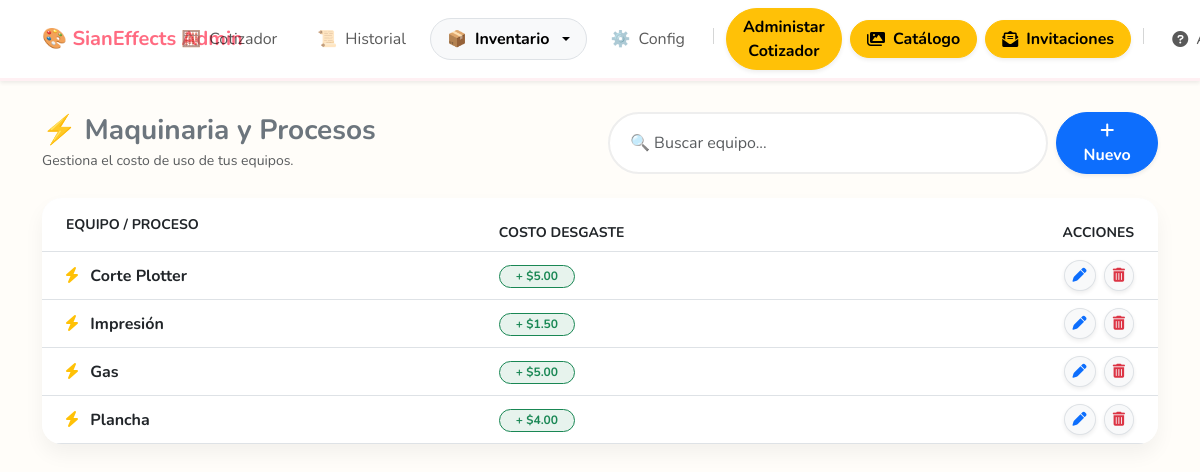
/equipos (signed in), run on the app's committed database.
### tables this page shows
CREATE TABLE configuracion (id INTEGER PRIMARY KEY AUTOINCREMENT, user_id INTEGER, margen_ganancia INTEGER DEFAULT 200, nombre_empresa TEXT DEFAULT 'Mi Negocio', slogan TEXT DEFAULT 'Servicios Creativos', website TEXT DEFAULT '', inventario_activo BOOLEAN DEFAULT 0, ticket_bw BOOLEAN DEFAULT 0);

CREATE TABLE maquinaria (id INTEGER PRIMARY KEY AUTOINCREMENT, user_id INTEGER, nombre TEXT, costo_desgaste REAL);

### routes/inventory.py (the view, shortened to what this page needs)
@inventory_bp.route('/equipos', methods=['GET', 'POST'])
@login_required
def equipos():
    conn = get_db()
    rows = conn.execute("SELECT * FROM maquinaria WHERE user_id = ?", (session['user_id'],)).fetchall()
    conn.close()
    equipos_lista = [dict(row) for row in rows]
    return render_template('equipos.html', equipos=equipos_lista)

### app.py (called while the page is built)
@app.context_processor
def inject_user_config():
    default_config = {
        'nombre_empresa': 'Cotizador Sianeffects', # O el nombre genérico que quieras
        'slogan': '',
        'website': '',
        'margen_ganancia': 100
    }
    if 'user_id' in session:
        try:
            conn = get_db_connection()
            user_config = conn.execute('SELECT * FROM configuracion WHERE user_id = ?', (session['user_id'],)).fetchone()
            conn.close()
            if user_config:
                return {'config': dict(user_config)}
        except Exception as e:
            print(f"Error inyectando config: {e}")
    return {'config': default_config}

@app.after_request
def add_header(response):
    response.headers["Cache-Control"] = "no-cache, no-store, must-revalidate"
    return response

### db.py (called while the page is built)
def get_db_connection():
    conn = sqlite3.connect(DB_NAME)
    conn.row_factory = sqlite3.Row
    return conn

### helpers.py (called while the page is built, shortened)
def login_required(f):
    @wraps(f)
    def decorated_function(*args, **kwargs):
        if 'user_id' not in session:
            flash('Por favor inicia sesión.', 'warning')
            return redirect(url_for('auth.login'))
        return f(*args, **kwargs)
    return decorated_function

def obtener_alertas(user_id):
    alertas = []
    conn = get_db_connection()
    try:
        config = conn.execute("SELECT inventario_activo FROM configuracion WHERE user_id=?", (user_id,)).fetchone()
        user = conn.execute("SELECT subscription_end, role FROM usuarios WHERE id=?", (user_id,)).fetchone()
    except Exception as e:
        print(f"Error obteniendo alertas: {e}")
    finally:
        conn.close()
    return alertas

### routes/main.py (called while the page is built)
@main_bp.app_context_processor
def inject_notifications():
    if 'user_id' in session:
        return {'notificaciones': obtener_alertas(session['user_id'])}
    return {'notificaciones': []}

### templates/equipos.html (shortened to what this page needs)
{% extends "layout.html" %}
{% block content %}
<div class="row align-items-center mb-4 g-3 mt-3">
    <div class="col-md-6">
        <h3 class="fw-bold text-secondary m-0">⚡ Maquinaria y Procesos</h3>
        <small class="text-muted">Gestiona el costo de uso de tus equipos.</small>
    </div>
    <div class="col-md-6">
        <div class="d-flex gap-2">
            <input type="text" id="buscador" class="form-control search-input" placeholder="🔍 Buscar equipo..."
                onkeyup="filtrarTabla()">
            <button class="btn btn-primary rounded-pill px-4 fw-bold shadow-sm" onclick="abrirModalNuevo()">
                <i class="fas fa-plus"></i> Nuevo
            </button>
        </div>
    </div>
</div>
<div class="card card-custom overflow-hidden">
    <div class="table-responsive">
        <table class="table table-hover align-middle mb-0" id="tablaEquipos">
            <thead class="bg-light text-uppercase small text-muted">
                <tr>
                    <th class="ps-4 py-3">Equipo / Proceso</th>
                    <th>Costo Desgaste</th>
                    <th class="text-end pe-4">Acciones</th>
                </tr>
            </thead>
            <tbody>
                {% for eq in equipos %}
                <tr>
                    <td class="ps-4 fw-bold text-dark">
                        <i class="fas fa-bolt text-warning me-2"></i> {{ eq['nombre'] }}
                    </td>
                    <td>
                        <span
                            class="badge bg-success bg-opacity-10 text-success border border-success px-3 rounded-pill">
                            + ${{ "%.2f"|format(eq['costo_desgaste']) }}
                        </span>
                    </td>
                    <td class="text-end pe-4">
                        <button class="btn btn-light text-primary border rounded-circle btn-sm shadow-sm me-1"
                            onclick='editarEquipo({{ eq|tojson }})' title="Editar">
                            <i class="fas fa-pen"></i>
                        </button>
                        <a href="{{ url_for('inventory.eliminar_equipo', id=eq['id']) }}"
                            class="btn btn-light text-danger border rounded-circle btn-sm shadow-sm"
                            onclick="return confirm('¿Borrar este equipo?')" title="Eliminar">
                            <i class="fas fa-trash-alt"></i>
                        </a>
                    </td>
                </tr>
                {% else %}
                <tr>
                    <td colspan="3" class="text-center py-5 text-muted opacity-50">
                        <i class="fas fa-plug fa-3x mb-3"></i><br>No hay equipos registrados.
                    </td>
                </tr>
                {% endfor %}
            </tbody>
        </table>
    </div>
</div>
{% endblock %}

### templates/layout.html (shortened to what this page needs)
<!doctype html>
<html lang="es">
<head>
    <link href="https://cdn.jsdelivr.net/npm/bootstrap@5.3.0/dist/css/bootstrap.min.css" rel="stylesheet">
    <link rel="stylesheet" href="https://cdnjs.cloudflare.com/ajax/libs/font-awesome/6.0.0/css/all.min.css">
</head>
<body>
    {% block navbar %}
    <nav class="navbar navbar-expand-lg navbar-light bg-white shadow-sm fixed-top navbar-sian">
        <div class="container">
            <a class="navbar-brand fw-bold text-primary me-auto" href="{{ url_for('main.cotizador') }}">
                <span style="color: var(--sian-pink);">🎨 {{ config['nombre_empresa'] }}</span>
            </a>
            <div class="offcanvas offcanvas-start" tabindex="-1" id="miMenuMobile" aria-labelledby="miMenuLabel">
                <div class="offcanvas-body">
                    <ul class="navbar-nav ms-auto gap-2 align-items-lg-center mt-3 mt-lg-0 w-100 justify-content-end">
                        <li class="nav-item">
                            <a class="nav-link d-flex align-items-center justify-content-start justify-content-lg-center gap-2 {% if request.endpoint == 'main.cotizador' %}active fw-bold bg-light border{% endif %} rounded-pill px-3"
                                href="{{ url_for('main.cotizador') }}">🧮 <span>Cotizador</span></a>
                        </li>
                        <li class="nav-item">
                            <a class="nav-link d-flex align-items-center justify-content-start justify-content-lg-center gap-2 {% if request.endpoint == 'main.historial' %}active fw-bold bg-light border{% endif %} rounded-pill px-3"
                                href="{{ url_for('main.historial') }}">📜 <span>Historial</span></a>
                        </li>
                        <li class="nav-item dropdown">
                            <a class="nav-link dropdown-toggle d-flex align-items-center justify-content-start justify-content-lg-center gap-2 {% if 'inventory' in request.endpoint %}active fw-bold bg-light border{% endif %} rounded-pill px-3"
                                href="#" role="button" data-bs-toggle="dropdown">📦 <span>Inventario</span></a>
                        </li>
                        <li class="nav-item">
                            <a class="nav-link d-flex align-items-center justify-content-start justify-content-lg-center gap-2 {% if request.endpoint == 'main.configuracion' %}active fw-bold bg-light border{% endif %} rounded-pill px-3"
                                href="{{ url_for('main.configuracion') }}">⚙️ <span>Config</span></a>
                        </li>
                        {% if session.get('role', 0) >= 1 %}
                        <li class="nav-item d-none d-lg-block">
                        </li>
                        <li class="nav-item">
                            <a class="btn btn-warning rounded-pill fw-bold w-100 shadow-sm px-3 d-flex align-items-center justify-content-start justify-content-lg-center gap-2"
                                href="{{ url_for('admin.dashboard') }}">
                                <span>Administar Cotizador</span>
                            </a>
                        </li>
                        <li class="nav-item">
                            <a class="btn btn-warning rounded-pill fw-bold w-100 shadow-sm px-3 d-flex align-items-center justify-content-start justify-content-lg-center gap-2"
                                href="{{ url_for('catalogo.admin_categorias') }}">
                                <i class="fas fa-images"></i> <span>Catálogo</span>
                            </a>
                        </li>
                        <li class="nav-item">
                            <a class="btn btn-warning rounded-pill fw-bold w-100 shadow-sm px-3 d-flex align-items-center justify-content-start justify-content-lg-center gap-2"
                                href="{{ url_for('invitaciones_admin.gestionar_invitaciones') }}">
                                <i class="fas fa-envelope-open-text"></i> <span>Invitaciones</span>
                            </a>
                        </li>
                        {% endif %}
                        <li class="nav-item d-none d-lg-block">
                        </li>
                        <li class="nav-item">
                            <a class="nav-link d-flex align-items-center justify-content-start justify-content-lg-center gap-2 px-3"
                                href="{{ url_for('main.ayuda') }}">
                                <i class="fas fa-question-circle"></i> <span>Ayuda</span>
                            </a>
                        </li>
                    </ul>
                </div>
            </div>
        </div>
    </nav>
    {% endblock %}
    <div class="container pb-5">
        {% block content %}{% endblock %}
    </div>
</body>
</body>
</html>

### templates/layout.html (style rules this page uses)
:root { --sian-pink: #ff6b81; --sian-pink-light: #fff0f3; --sian-teal: #2ec4b6; --sian-teal-dark: #1f8c82; --bg-cream: #fffdf9; }
body { font-family: 'Nunito', sans-serif; background-color: var(--bg-cream); padding-top: 80px; color: #555; }
.navbar-sian { background-color: #ffffff; border-bottom: 3px solid var(--sian-pink-light); }
.navbar-brand { font-weight: 800; color: #333 !important; }
.card-custom { border: none; border-radius: 20px; box-shadow: 0 10px 20px rgba(0, 0, 0, 0.05); }
.search-input { border-radius: 50px; padding-left: 20px; border: 2px solid #eee; }
@media (min-width: 992px) { .offcanvas { position: static !important; z-index: auto !important; flex-grow: 1 !important; width: auto !important; height: auto !important; visibility: visible !important; background-color: transparent !important; border: 0 !important; transform: none !important; transition: none !important; box-shadow: none !important; } }
@media (min-width: 992px) { .offcanvas-body { padding: 0 !important; overflow: visible !important; display: flex !important; flex-direction: row !important; justify-content: flex-end !important; } }
@media (min-width: 992px) { .navbar-nav { margin-top: 0 !important; } }
@media (min-width: 992px) { .nav-item { width: auto !important; } }

### data on the page
configuracion: nombre_empresa "SianEffects Admin"
maquinaria: nombre "Corte Plotter", costo_desgaste "5.00"
maquinaria: nombre "Impresión", costo_desgaste "1.50"
maquinaria: nombre "Gas", costo_desgaste "5.00"
maquinaria: nombre "Plancha", costo_desgaste "4.00"
